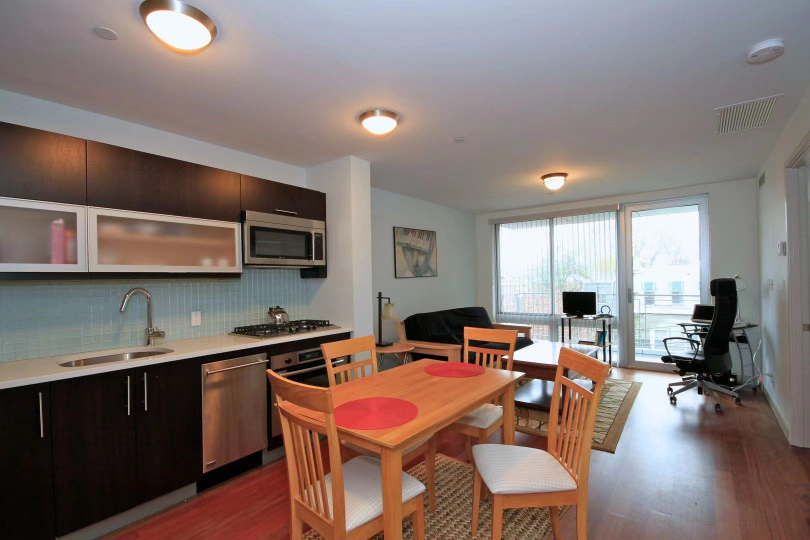
#> input picture Pianist/meching_learning_base/test.jpg, 1620 x 1080 px (shown at 1/2 size); its folder holds only this picture in this run
$ python -i Utils.py   (imports and definitions only)
#> lines starting #> are read from the running program, lines starting #| are printed output that depends on the picture
import math
import os
import PIL
import torch
import numpy as np
import pandas as pd
from PIL import Image
from cv2 import cv2
from torch.utils.data import Dataset

#获取图片名及其对应的PM2.5信息
# [50 lines left out: functions get_img_info, get_dataAndLabel, not called in this run]

def DarkChannel(im, win=15):
    """ 求暗通道图
    :param im: 输入 3 通道图
    :param win: 图像腐蚀窗口, [win x win]
    :return: 暗通道图
    """
#> called with win = 15
    if isinstance(im, PIL.Image.Image):
        im = cv2.cvtColor(np.asarray(im), cv2.COLOR_RGB2BGR)

    b, g, r = cv2.split(im)
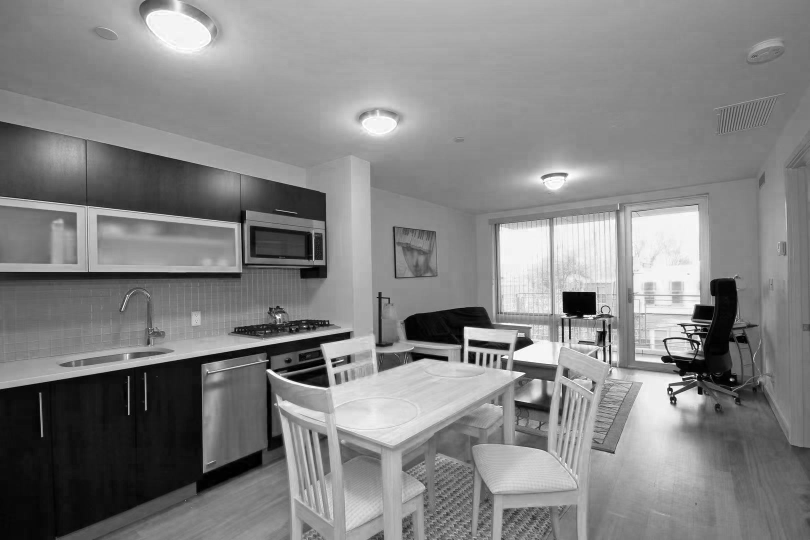
#> b: shape (1080, 1620) (shown at 1/2 size); min 0, max 255, mean 131.9
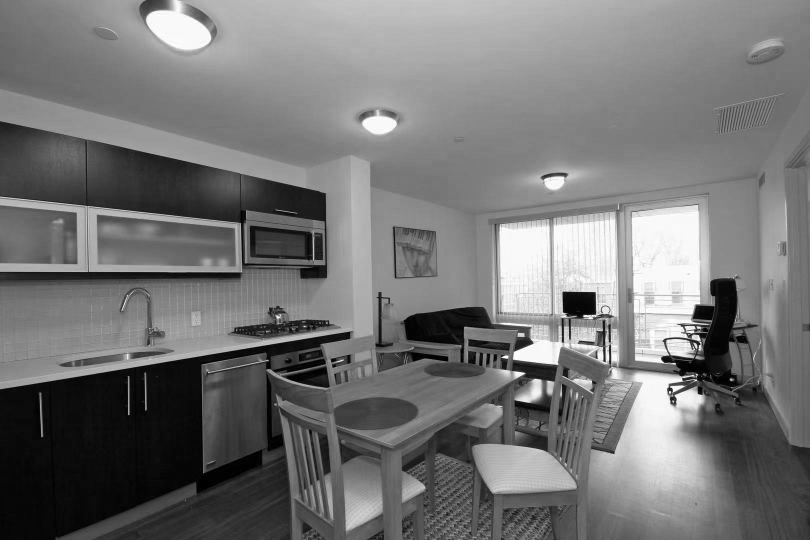
#> g: shape (1080, 1620) (shown at 1/2 size); min 0, max 255, mean 117.3
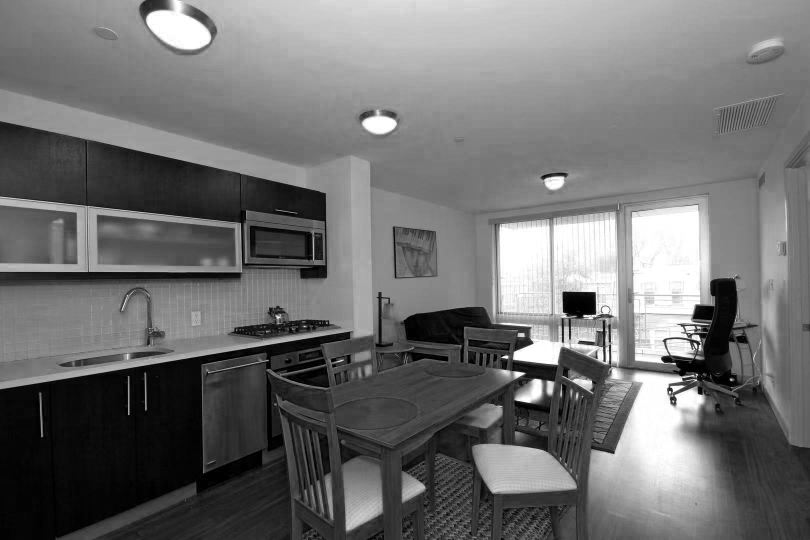
#> r: shape (1080, 1620) (shown at 1/2 size); min 0, max 255, mean 112
    dc = cv2.min(cv2.min(r, g), b)
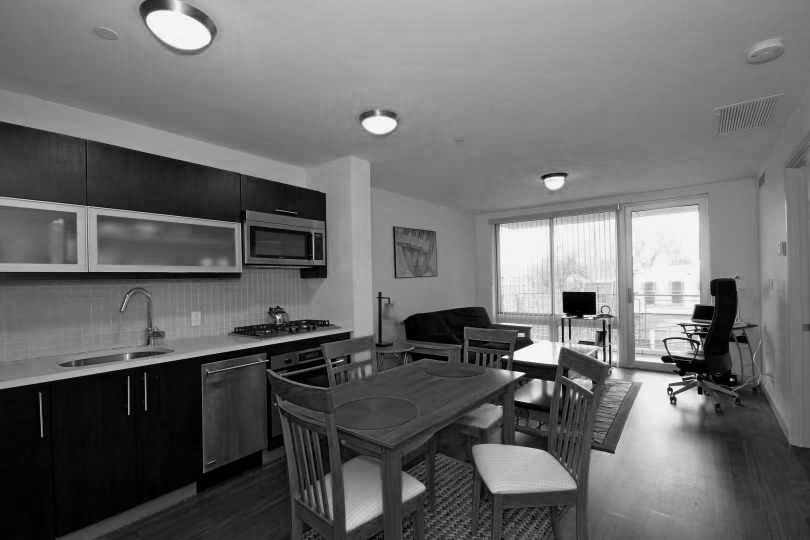
#> dc: shape (1080, 1620) (shown at 1/2 size); min 0, max 255, mean 107
    kernel = cv2.getStructuringElement(cv2.MORPH_RECT, (win, win))  # 结构元素
    dark = cv2.erode(dc, kernel)                                    # 腐蚀操作
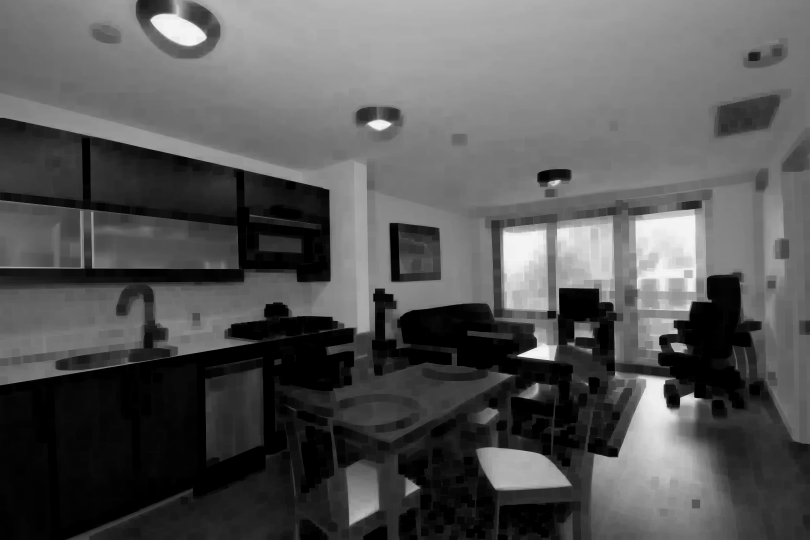
#> dark: shape (1080, 1620) (shown at 1/2 size); min 0, max 245, mean 86.1
    return Image.fromarray(dark, mode='L')

# [5 lines left out: function SaturationMap, not called in this run]

class ImgDataset(Dataset):
    # [24 lines left out: functions __init__, __getitem__, not called in this run]

    def __len__(self):
        return len(self.data_info)

    # [48 lines left out: functions calc_array, process_img, getInfo, not called in this run]

>>> import cv2
>>> picture = cv2.cvtColor(cv2.imread('../meching_learning_base/test.jpg'), cv2.COLOR_BGR2RGB)
>>> result = DarkChannel(picture)
